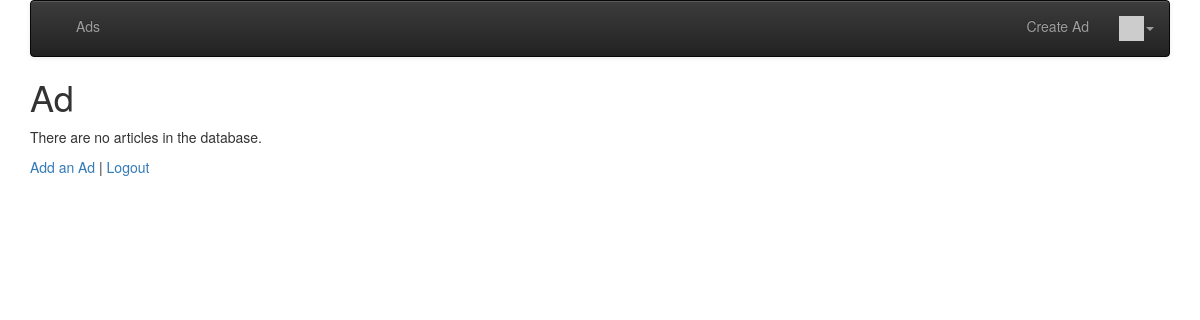
The app's page /ads/ (signed in), older data.
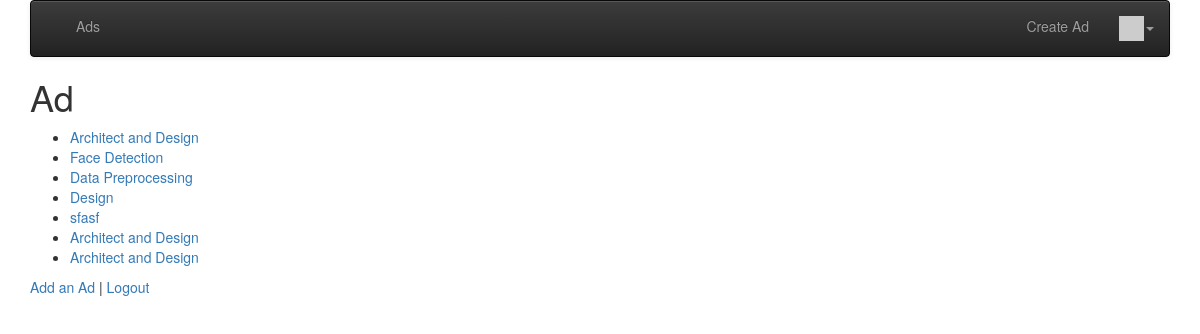
The same page, newer data.
### ads/models.py (models this page shows, shortened)
class Ad(models.Model) :
    title = models.CharField(
            max_length=200,
            validators=[MinLengthValidator(2, "Title must be greater than 2 characters")]
    )
    price = models.DecimalField(max_digits=7, decimal_places=2, null=True)
    text = models.TextField()
    owner = models.ForeignKey(settings.AUTH_USER_MODEL, on_delete=models.CASCADE)
    created_at = models.DateTimeField(auto_now_add=True)
    updated_at = models.DateTimeField(auto_now=True)

### ads/views.py (the view)
# urls.py: path('', views.AdListView.as_view()),
class AdListView(OwnerListView):
    model = Ad

### ads/templatetags/app_tags.py (called while the page is built)
@register.filter(name='gravatar')
def gravatar(user, size=35):
    email = str(user.email.strip().lower()).encode('utf-8')
    email_hash = md5(email).hexdigest()
    url = "//www.gravatar.com/avatar/{0}?s={1}&d=identicon&r=PG"
    return url.format(email_hash, size)

### ads/templates/ads/ad_list.html (shortened to what this page needs)
{% extends "base_menu.html" %}
{% block content %}
<h1>Ad</h1>
<p>
{% if ad_list %}
<ul>
  {% for ad in ad_list %}
    <li>
        <a href="{% url 'ads:ad_detail'  ad.id %}">{{ ad.title }}</a>
    </li>
  {% endfor %}
</ul>
{% else %}
  <p>There are no articles in the database.</p>
{% endif %}
</p>
<p>
<a href="{% url 'ads:ad_create' %}">Add an Ad</a> |
{% if user.is_authenticated %}
<a href="{% url 'logout' %}?next={% url 'ads:all' %}">Logout</a>
{% else %}
<a href="{% url 'login' %}?next={% url 'ads:all' %}">Login</a>
{% endif %}
</p>
{% endblock %}

Row changes from the older to the newer data that the page shows:
added Ad: title "Architect and Design"
added Ad: title "Face Detection"
added Ad: title "Data Preprocessing"
added Ad: title "Design"
added Ad: title "sfasf"
added Ad: title "Architect and Design"
added Ad: title "Architect and Design"
Text that changed along with them:
text no longer shown: "There are no articles in the database."
